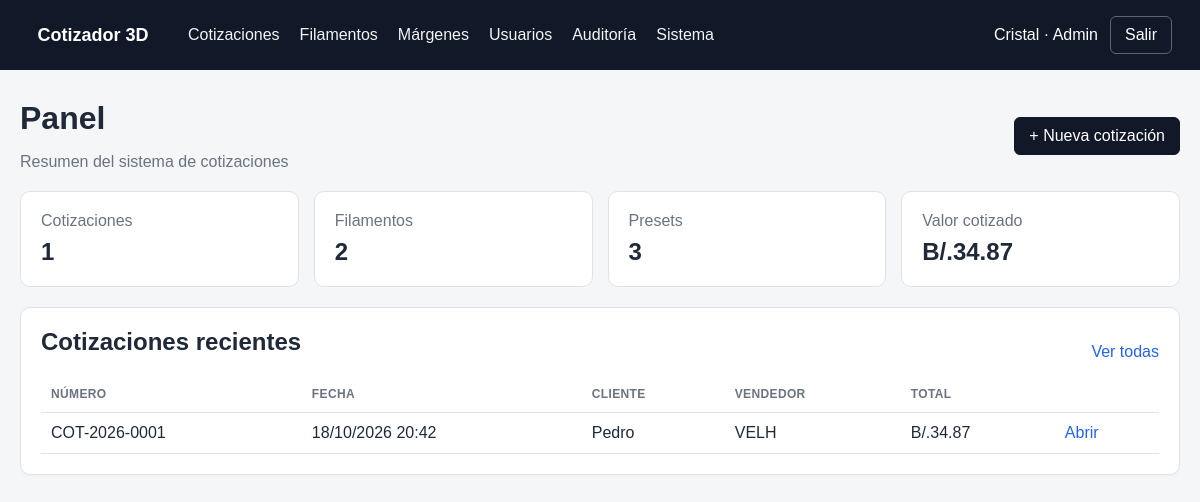
The app's page / (signed in) with its own data.
### models.py (models this page shows, shortened)
class User(
    db.Model,
    UserMixin
):
    id = db.Column(
        db.Integer,
        primary_key=True
    )
    username = db.Column(
        db.String(80),
        unique=True,
        nullable=False,
        index=True
    )
    password_hash = db.Column(
        db.String(255),
        nullable=False
    )
    is_admin = db.Column(
        db.Boolean,
        default=False,
        nullable=False
    )
    active = db.Column(
        db.Boolean,
        default=True,
        nullable=False
    )
    created_at = db.Column(
        db.DateTime,
        default=datetime.utcnow,
        nullable=False
    )
    @property
    def is_active(self):
        return self.active

class Quote(
    db.Model
):
    id = db.Column(
        db.Integer,
        primary_key=True
    )
    quote_number = db.Column(
        db.String(30),
        unique=True,
        nullable=False,
        index=True
    )
    customer_name = db.Column(
        db.String(160)
    )
    preset_name = db.Column(
        db.String(120),
        nullable=False
    )
    filament_markup_pct = db.Column(
        db.Numeric(8, 2),
        nullable=False
    )
    print_hour_rate = db.Column(
        db.Numeric(10, 2),
        nullable=False
    )
    postprocess_hour_rate = db.Column(
        db.Numeric(10, 2),
        nullable=False
    )
    extra_markup_pct = db.Column(
        db.Numeric(8, 2),
        nullable=False
    )
    notes = db.Column(
        db.Text
    )
    subtotal_material = db.Column(
        db.Numeric(12, 2),
        default=0
    )
    subtotal_print = db.Column(
        db.Numeric(12, 2),
        default=0
    )
    subtotal_post = db.Column(
        db.Numeric(12, 2),
        default=0
    )
    subtotal_extras = db.Column(
        db.Numeric(12, 2),
        default=0
    )
    total = db.Column(
        db.Numeric(12, 2),
        default=0
    )
    created_by_id = db.Column(
        db.Integer,
        db.ForeignKey("user.id"),
        nullable=False
    )
    created_by = db.relationship(
        "User",
        foreign_keys=[
            created_by_id
        ]
    )
    created_at = db.Column(
        db.DateTime,
        default=datetime.utcnow
    )
    updated_at = db.Column(
        db.DateTime,
        default=datetime.utcnow,
        onupdate=datetime.utcnow
    )
    lines = db.relationship(
        "QuoteLine",
        cascade="all, delete-orphan",
        backref="quote"
    )
    extras = db.relationship(
        "QuoteExtra",
        cascade="all, delete-orphan",
        backref="quote"
    )

class AppSetting(
    db.Model
):
    id = db.Column(
        db.Integer,
        primary_key=True
    )
    key = db.Column(
        db.String(100),
        unique=True,
        nullable=False,
        index=True
    )
    value = db.Column(
        db.Text,
        nullable=False
    )
    updated_at = db.Column(
        db.DateTime,
        default=datetime.utcnow,
        onupdate=datetime.utcnow,
        nullable=False
    )

### app.py (the view, shortened to what this page needs)
@app.route("/")
@login_required
def dashboard():
    quotes_query = (
        Quote.query
        .order_by(
            Quote.updated_at.desc()
        )
    )
    recent = (
        quotes_query
        .limit(8)
        .all()
    )
    total_value = sum(
        (
            dec(
                quote.total
            )
            for quote
            in quotes_query.all()
        ),
        Decimal("0")
    )
    stats = {
        "quotes":
            quotes_query.count(),
        "filaments":
            FilamentPreset.query
            .filter_by(active=True)
            .count(),
        "presets":
            MarginPreset.query
            .filter_by(active=True)
            .count(),
        "total":
            total_value
    }
    return render_template(
        "dashboard.html",
        recent=recent,
        stats=stats
    )

### app.py (called while the page is built)
@login_manager.user_loader
def load_user(
    user_id
):
    return db.session.get(
        User,
        int(user_id)
    )

@app.template_filter(
    "money"
)
def money_filter(
    value
):
    return (
        f"{money(value):.2f}"
    )

@app.template_filter(
    "localdatetime"
)
def localdatetime_filter(
    value
):
    return format_local_datetime(
        value,
        "%d/%m/%Y %H:%M"
    )

@app.context_processor
def inject_globals():
    return {
        "currency":
            app.config[
                "CURRENCY"
            ],
        "company_name":
            app.config[
                "COMPANY_NAME"
            ],
        "app_timezone":
            get_timezone_name()
    }

### quote_logic.py (called while the page is built)
def dec(value):
    return Decimal(str(value or 0))

def money(value):
    return dec(value).quantize(
        Decimal("0.01"),
        rounding=ROUND_HALF_UP
    )

### time_utils.py (called while the page is built)
def get_timezone_name():
    setting = AppSetting.query.filter_by(
        key="timezone"
    ).first()
    if setting and setting.value:
        return setting.value
    return DEFAULT_TIMEZONE

def get_timezone():
    timezone_name = get_timezone_name()
    try:
        return ZoneInfo(timezone_name)
    except ZoneInfoNotFoundError:
        return ZoneInfo(DEFAULT_TIMEZONE)

def to_local_datetime(value):
    if value is None:
        return None
    if value.tzinfo is None:
        value = value.replace(
            tzinfo=timezone.utc
        )
    return value.astimezone(
        get_timezone()
    )

def format_local_datetime(
    value,
    format_string="%d/%m/%Y %H:%M"
):
    converted = to_local_datetime(
        value
    )
    if converted is None:
        return "—"
    return converted.strftime(
        format_string
    )

### templates/dashboard.html (shortened to what this page needs)
{% extends "base.html" %}
{% block content %}
<div class="page-head">
    <div>
        <h1>
            Panel
        </h1>
        <p class="muted">
            Resumen del sistema de cotizaciones
        </p>
    </div>
    <a
        class="button primary"
        href="{{ url_for('quote_new') }}"
    >
        + Nueva cotización
    </a>
</div>
<div class="stats">
    <div class="stat">
        <span>
            Cotizaciones
        </span>
        <strong>
            {{ stats.quotes }}
        </strong>
    </div>
    <div class="stat">
        <span>
            Filamentos
        </span>
        <strong>
            {{ stats.filaments }}
        </strong>
    </div>
    <div class="stat">
        <span>
            Presets
        </span>
        <strong>
            {{ stats.presets }}
        </strong>
    </div>
    <div class="stat">
        <span>
            Valor cotizado
        </span>
        <strong>
            {{ currency }}{{ stats.total|money }}
        </strong>
    </div>
</div>
<div class="card">
    <div class="card-header">
        <h2>
            Cotizaciones recientes
        </h2>
        <a href="{{ url_for('quotes') }}">
            Ver todas
        </a>
    </div>
    <div class="table-container">
        <table>
            <thead>
                <tr>
                    <th>
                        Número
                    </th>
                    <th>
                        Fecha
                    </th>
                    <th>
                        Cliente
                    </th>
                    <th>
                        Vendedor
                    </th>
                    <th>
                        Total
                    </th>
                    <th></th>
                </tr>
            </thead>
            <tbody>
            {% for q in recent %}
                <tr>
                    <td>
                        {{ q.quote_number }}
                    </td>
                    <td>
                        {{ q.created_at|localdatetime }}
                    </td>
                    <td>
                        {{ q.customer_name or "—" }}
                    </td>
                    <td>
                        {% if q.created_by %}
                            {{ q.created_by.username }}
                        {% else %}
                            —
                        {% endif %}
                    </td>
                    <td>
                        {{ currency }}{{ q.total|money }}
                    </td>
                    <td>
                        <a
                            href="{{ url_for(
                                'quote_view',
                                quote_id=q.id
                            ) }}"
                        >
                            Abrir
                        </a>
                    </td>
                </tr>
            {% endfor %}
            </tbody>
        </table>
    </div>
</div>
{% endblock %}

### templates/base.html (shortened to what this page needs)
<!DOCTYPE html>
<html lang="es">
<head>
    <link
        rel="stylesheet"
        href="{{ url_for('static', filename='app.css') }}"
    >
</head>
<body>
{% if current_user.is_authenticated %}
<header class="topbar">
    <a
        class="brand"
        href="{{ url_for('dashboard') }}"
    >
        <span
            class="brand-fallback"
            style="display:none;"
        >
            {{ company_name }}
        </span>
    </a>
    <nav>
        <a href="{{ url_for('quotes') }}">
            Cotizaciones
        </a>
        <a href="{{ url_for('filaments') }}">
            Filamentos
        </a>
        <a href="{{ url_for('margins') }}">
            Márgenes
        </a>
        {% if current_user.is_admin %}
        <a href="{{ url_for('users') }}">
            Usuarios
        </a>
        <a href="{{ url_for('audit_log') }}">
            Auditoría
        </a>
        <a href="{{ url_for('system_page') }}">
            Sistema
        </a>
        {% endif %}
    </nav>
    <div class="user-box">
        <span>
            {{ current_user.username }}
            {% if current_user.is_admin %}
                · Admin
            {% endif %}
        </span>
        <form
            action="{{ url_for('logout') }}"
            method="post"
        >
            <button class="logout-button">
                Salir
            </button>
        </form>
    </div>
</header>
{% endif %}
<main class="container">
{% block content %}
{% endblock %}
</main>
</body>
</html>

### static/app.css (style rules this page uses)
* { box-sizing: border-box; }
:root { --background: #f5f6f8; --card: #ffffff; --text: #1f2937; --muted: #6b7280; --border: #dfe3e8; --dark: #111827; --dark-hover: #273244; --blue: #2563eb; --danger: #b42318; --success: #166534; }
body { margin: 0; font-family: Arial, Helvetica, sans-serif; background: var(--background); color: var(--text); }
a { color: var(--blue); text-decoration: none; }
.topbar { min-height: 70px; background: var(--dark); color: white; display: flex; align-items: center; gap: 30px; padding: 10px 28px; }
.brand { display: flex; align-items: center; justify-content: center; min-width: 130px; text-decoration: none; }
.brand-fallback { color: white; font-size: 18px; font-weight: bold; }
.topbar nav { display: flex; align-items: center; gap: 20px; flex: 1; }
.topbar nav a { color: #f3f4f6; }
.user-box { display: flex; align-items: center; gap: 12px; }
.user-box form { margin: 0; }
.logout-button { background: transparent; color: white; border-color: #5b6472; }
.container { max-width: 1200px; margin: 30px auto; padding: 0 20px; }
.card { background: var(--card); border: 1px solid var(--border); border-radius: 10px; padding: 20px; margin-bottom: 20px; box-shadow: 0 1px 2px rgba( 0, 0, 0, 0.03 ); }
.card h2:first-child { margin-top: 0; }
.card-header { display: flex; justify-content: space-between; align-items: center; gap: 15px; }
button, .button { display: inline-block; padding: 9px 14px; border-radius: 6px; border: 1px solid #cbd1d8; background: white; color: var(--text); cursor: pointer; font: inherit; text-decoration: none; }
.primary { background: var(--dark); color: white; border-color: var(--dark); }
.page-head { display: flex; justify-content: space-between; align-items: center; gap: 20px; margin-bottom: 20px; }
.page-head h1 { margin: 0; }
.page-head p { margin-bottom: 0; }
.stats { display: grid; grid-template-columns: repeat( 4, 1fr ); gap: 15px; margin-bottom: 20px; }
.stat { background: white; border: 1px solid var(--border); border-radius: 10px; padding: 20px; }
.stat span { display: block; color: var(--muted); margin-bottom: 8px; }
.stat strong { font-size: 24px; }
.table-container { width: 100%; overflow-x: auto; }
table { width: 100%; border-collapse: collapse; }
th, td { padding: 11px 10px; text-align: left; border-bottom: 1px solid var(--border); vertical-align: top; }
th { color: var(--muted); font-size: 12px; text-transform: uppercase; letter-spacing: 0.03em; }
.muted { color: var(--muted); }

### records on screen
User: username "Cristal"
Quote: quote_number "COT-2026-0001", created_at|localdatetime "18/10/2026 20:42", customer_name "Pedro", created_by.username "VELH", currency "B/.", total "34.87"

### other values on screen
{{ company_name }} "Cotizador 3D"
{{ stats.quotes }} "1"
{{ stats.filaments }} "2"
{{ stats.presets }} "3"
{{ currency }} "B/."
{{ stats.total|money }} "34.87"
